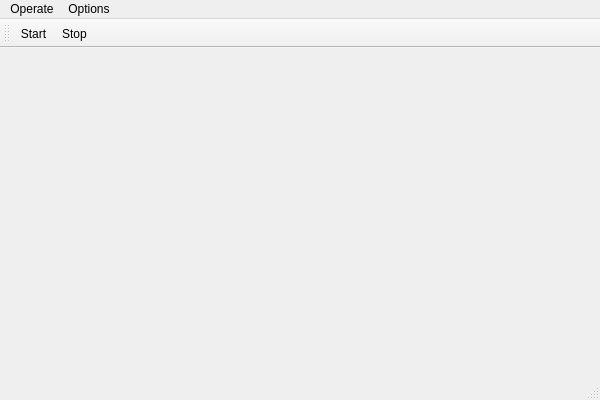
<?xml version="1.0" encoding="UTF-8"?>
<ui version="4.0">
 <class>MainWindow</class>
 <widget class="QMainWindow" name="MainWindow">
  <property name="geometry">
   <rect>
    <x>0</x>
    <y>0</y>
    <width>600</width>
    <height>400</height>
   </rect>
  </property>
  <property name="windowTitle">
   <string>MainWindow</string>
  </property>
  <widget class="QWidget" name="centralwidget"/>
  <widget class="QMenuBar" name="menubar">
   <property name="geometry">
    <rect>
     <x>0</x>
     <y>0</y>
     <width>600</width>
     <height>22</height>
    </rect>
   </property>
   <widget class="QMenu" name="menuTools">
    <property name="title">
     <string>Operate</string>
    </property>
    <addaction name="actionStart"/>
    <addaction name="actionStop"/>
    <addaction name="separator"/>
    <addaction name="actionDetector"/>
    <addaction name="actionLandmarker"/>
    <addaction name="actionRecognizer"/>
    <addaction name="separator"/>
   </widget>
   <widget class="QMenu" name="menuOptions">
    <property name="title">
     <string>Options</string>
    </property>
    <addaction name="actionSet_model_path"/>
   </widget>
   <addaction name="menuTools"/>
   <addaction name="menuOptions"/>
  </widget>
  <widget class="QStatusBar" name="statusbar"/>
  <widget class="QToolBar" name="toolBar">
   <property name="windowTitle">
    <string>toolBar</string>
   </property>
   <attribute name="toolBarArea">
    <enum>TopToolBarArea</enum>
   </attribute>
   <attribute name="toolBarBreak">
    <bool>false</bool>
   </attribute>
   <addaction name="actionStart"/>
   <addaction name="actionStop"/>
  </widget>
  <action name="actionStart">
   <property name="text">
    <string>Start</string>
   </property>
  </action>
  <action name="actionStop">
   <property name="text">
    <string>Stop</string>
   </property>
  </action>
  <action name="actionDetector">
   <property name="checkable">
    <bool>true</bool>
   </property>
   <property name="text">
    <string>Detector</string>
   </property>
  </action>
  <action name="actionLandmarker">
   <property name="checkable">
    <bool>true</bool>
   </property>
   <property name="text">
    <string>Landmarker</string>
   </property>
  </action>
  <action name="actionRecognizer">
   <property name="checkable">
    <bool>true</bool>
   </property>
   <property name="text">
    <string>Recognizer</string>
   </property>
  </action>
  <action name="actionSet_model_path">
   <property name="text">
    <string>Set model path</string>
   </property>
  </action>
 </widget>
 <resources/>
 <connections/>
</ui>
